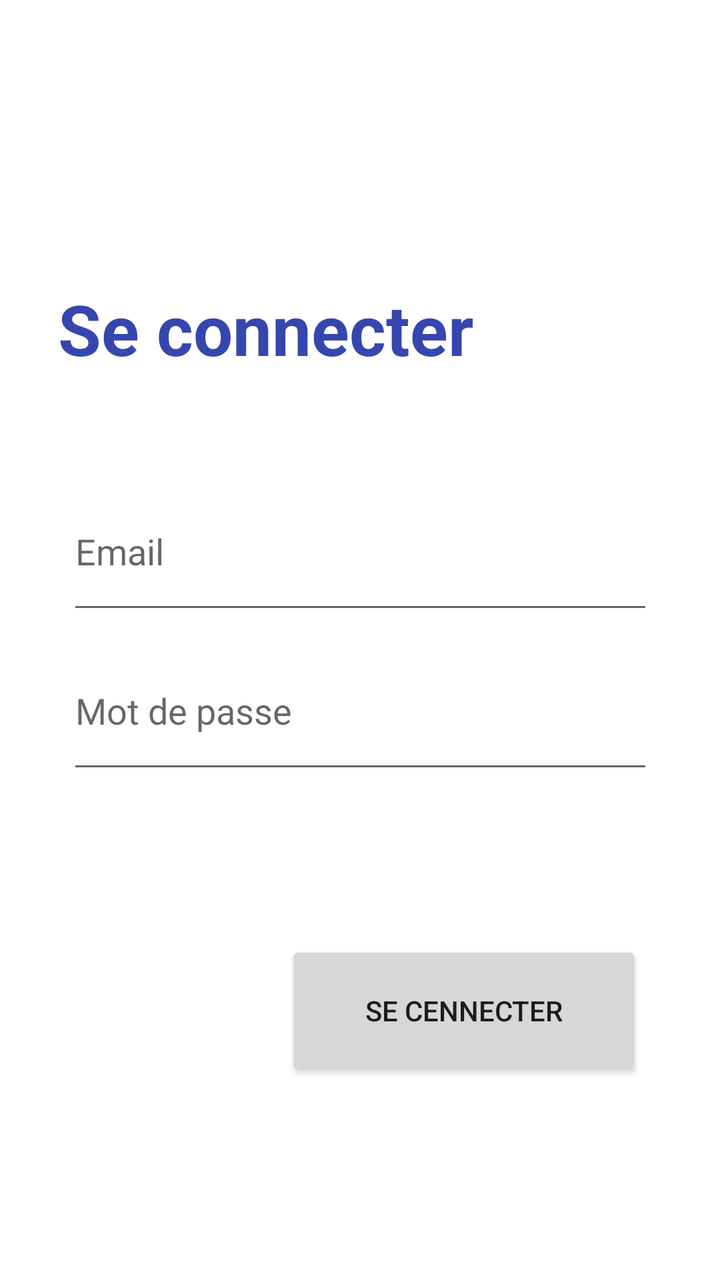
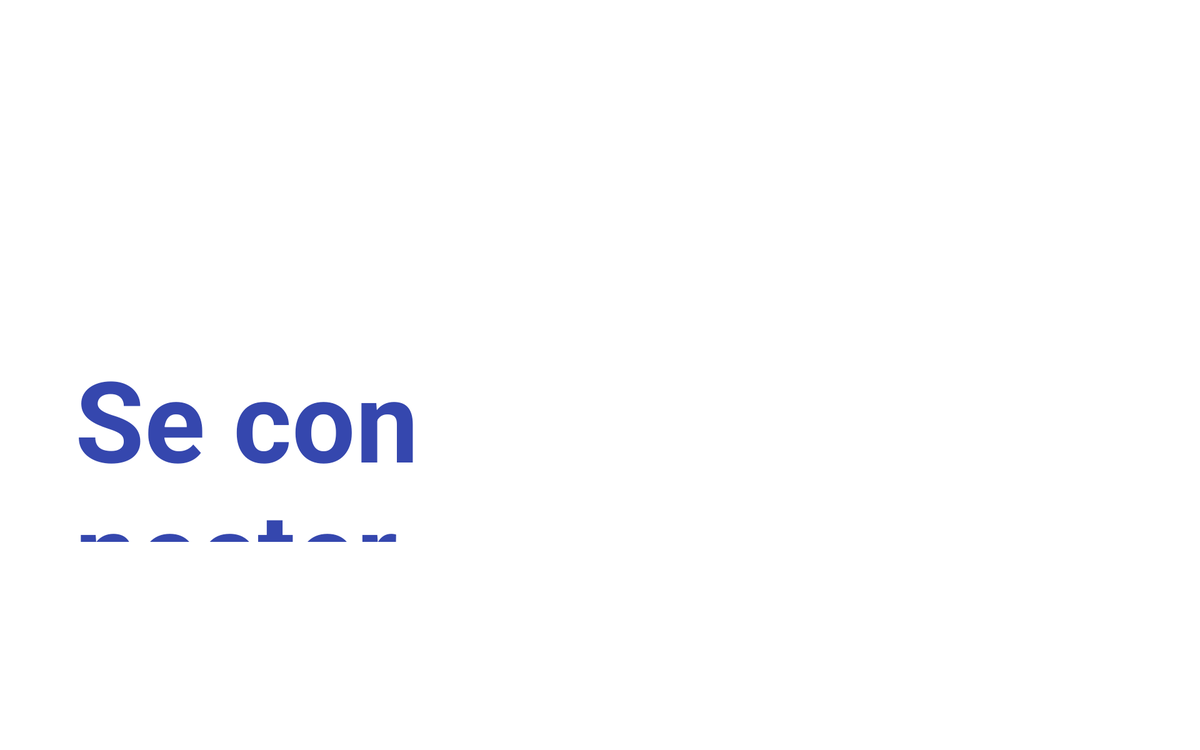

The same Android screen from two of the app's own layout files: first res/layout/ as a phone draws it, then the author's variant for another configuration, drawn on a device whose configuration selects that folder. Both files follow.
<!-- AndroidManifest.xml: application theme Theme.Tp2splashScreenloginStatic -->
<!-- res/layout/activity_login.xml -->
<?xml version="1.0" encoding="utf-8"?>
<androidx.constraintlayout.widget.ConstraintLayout xmlns:android="http://schemas.android.com/apk/res/android"
    xmlns:app="http://schemas.android.com/apk/res-auto"
    xmlns:tools="http://schemas.android.com/tools"
    android:id="@+id/container"
    android:layout_width="match_parent"
    android:layout_height="match_parent"
    android:background="@drawable/login_bk"
    android:contentDescription="@string/app_name"
    android:focusableInTouchMode="true"
    tools:context=".LoginActivity">


    <TextView
        android:id="@+id/textView"
        android:layout_width="216dp"
        android:layout_height="59dp"
        android:text="@string/LOGIN"
        android:textColor="#3547AE"
        android:textSize="35dp"
        android:textStyle="bold"
        app:layout_constraintBottom_toTopOf="@+id/guideline2"
        app:layout_constraintEnd_toStartOf="@+id/guideline8"
        app:layout_constraintHorizontal_bias="0.828"
        app:layout_constraintStart_toStartOf="parent"
        app:layout_constraintTop_toTopOf="parent"
        app:layout_constraintVertical_bias="0.94" />

    <androidx.constraintlayout.widget.Guideline
        android:id="@+id/guideline2"
        android:layout_width="wrap_content"
        android:layout_height="wrap_content"
        android:orientation="horizontal"
        app:layout_constraintGuide_begin="209dp" />

    <EditText
        android:id="@+id/email"
        android:layout_width="293dp"
        android:layout_height="76dp"
        android:ems="10"
        android:hint="@string/login_email_hint"
        android:inputType="textPersonName"
        android:textAlignment="viewStart"
        app:layout_constraintBottom_toBottomOf="parent"
        app:layout_constraintEnd_toEndOf="parent"
        app:layout_constraintStart_toStartOf="parent"
        app:layout_constraintTop_toTopOf="@+id/guideline2"
        app:layout_constraintVertical_bias="0.076" />

    <EditText
        android:id="@+id/password"
        android:layout_width="293dp"
        android:layout_height="76dp"
        android:ems="10"
        android:hint="@string/login_password_hint"
        android:inputType="textPassword"
        app:layout_constraintBottom_toBottomOf="parent"
        app:layout_constraintEnd_toEndOf="parent"
        app:layout_constraintStart_toStartOf="parent"
        app:layout_constraintTop_toBottomOf="@+id/email"
        app:layout_constraintVertical_bias="0.014" />

    <Button
        android:id="@+id/btn_login"
        android:layout_width="178dp"
        android:layout_height="70dp"
        android:layout_gravity="right"
        android:text="@string/login"
        app:layout_constraintBottom_toBottomOf="parent"
        app:layout_constraintEnd_toEndOf="parent"
        app:layout_constraintHorizontal_bias="0.785"
        app:layout_constraintStart_toStartOf="parent"
        app:layout_constraintTop_toBottomOf="@+id/password"
        app:layout_constraintVertical_bias="0.442" />

    <TextView
        android:id="@+id/toast_msg"
        android:layout_width="wrap_content"
        android:layout_height="wrap_content"
        android:text="@string/emptyvalues"
        android:textColor="#00FFFFFF"
        app:layout_constraintBottom_toBottomOf="parent"
        app:layout_constraintEnd_toEndOf="parent"
        app:layout_constraintHorizontal_bias="0.508"
        app:layout_constraintStart_toStartOf="parent"
        app:layout_constraintTop_toBottomOf="@+id/password"
        app:layout_constraintVertical_bias="0.204" />

    <androidx.constraintlayout.widget.Guideline
        android:id="@+id/guideline8"
        android:layout_width="wrap_content"
        android:layout_height="wrap_content"
        android:orientation="vertical"
        app:layout_constraintGuide_begin="251dp" />

</androidx.constraintlayout.widget.ConstraintLayout>
<!-- resources referenced by this layout -->
<resources>
  <string name="LOGIN">Se connecter</string>
  <string name="app_name">Application</string>
  <string name="emptyvalues">Email et mot de passe ne doivent pas etre vide</string>
  <string name="login">Se cennecter</string>
  <string name="login_email_hint">Email</string>
  <string name="login_password_hint">Mot de passe</string>
  <style name="Theme.Tp2splashScreenloginStatic" parent="Theme.MaterialComponents.DayNight.NoActionBar">
          
          <item name="colorPrimary">@color/purple_500</item>
          <item name="colorPrimaryVariant">@color/purple_700</item>
          <item name="colorOnPrimary">@color/white</item>
          
          <item name="colorSecondary">@color/teal_200</item>
          <item name="colorSecondaryVariant">@color/teal_700</item>
          <item name="colorOnSecondary">@color/black</item>
          
          <item name="android:statusBarColor" tools:targetApi="l">?attr/colorPrimaryVariant</item>
          
      </style>
</resources>
<!-- res/layout-w936dp/activity_login.xml (the author's variant of the layout above) -->
<!-- drawn on a 7-inch tablet turned sideways -->
<?xml version="1.0" encoding="utf-8"?>
<androidx.constraintlayout.widget.ConstraintLayout xmlns:android="http://schemas.android.com/apk/res/android"
    xmlns:app="http://schemas.android.com/apk/res-auto"
    xmlns:tools="http://schemas.android.com/tools"
    android:id="@+id/container"
    android:layout_width="match_parent"
    android:layout_height="match_parent"
    android:background="@drawable/login_bk"
    android:contentDescription="@string/app_name"
    android:focusableInTouchMode="true"
    tools:context=".ui.login.LoginActivity">


    <TextView
        android:id="@+id/textView"
        android:layout_width="287dp"
        android:layout_height="159dp"
        android:text="@string/LOGIN"
        android:textColor="#3547AE"
        android:textSize="90dp"
        android:textStyle="bold"
        app:layout_constraintBottom_toTopOf="@+id/guideline2"
        app:layout_constraintEnd_toEndOf="parent"
        app:layout_constraintHorizontal_bias="0.089"
        app:layout_constraintStart_toStartOf="parent"
        app:layout_constraintTop_toTopOf="parent"
        app:layout_constraintVertical_bias="0.794" />

    <androidx.constraintlayout.widget.Guideline
        android:id="@+id/guideline2"
        android:layout_width="wrap_content"
        android:layout_height="wrap_content"
        android:orientation="horizontal"
        app:layout_constraintGuide_begin="505dp" />
</androidx.constraintlayout.widget.ConstraintLayout>
<!-- resources referenced by the variant -->
<!-- as a 7-inch tablet turned sideways resolves them -->
<resources>
  <string name="LOGIN">Se connecter</string>
  <string name="app_name">Application</string>
  <style name="Theme.Tp2splashScreenloginStatic" parent="Theme.MaterialComponents.DayNight.NoActionBar">
          
          <item name="colorPrimary">@color/purple_500</item>
          <item name="colorPrimaryVariant">@color/purple_700</item>
          <item name="colorOnPrimary">@color/white</item>
          
          <item name="colorSecondary">@color/teal_200</item>
          <item name="colorSecondaryVariant">@color/teal_700</item>
          <item name="colorOnSecondary">@color/black</item>
          
          <item name="android:statusBarColor" tools:targetApi="l">?attr/colorPrimaryVariant</item>
          
      </style>
</resources>
